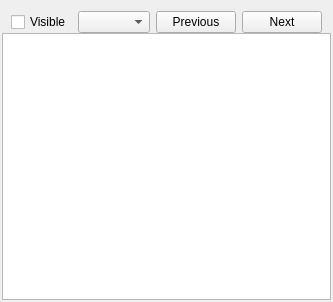
<?xml version="1.0" encoding="UTF-8"?>
<ui version="4.0">
 <class>Form</class>
 <widget class="QWidget" name="Form">
  <property name="geometry">
   <rect>
    <x>0</x>
    <y>0</y>
    <width>250</width>
    <height>302</height>
   </rect>
  </property>
  <property name="windowTitle">
   <string>Form</string>
  </property>
  <layout class="QVBoxLayout" name="verticalLayout">
   <property name="spacing">
    <number>0</number>
   </property>
   <property name="leftMargin">
    <number>2</number>
   </property>
   <property name="topMargin">
    <number>2</number>
   </property>
   <property name="rightMargin">
    <number>2</number>
   </property>
   <property name="bottomMargin">
    <number>2</number>
   </property>
   <item>
    <widget class="QWidget" name="widget" native="true">
     <layout class="QHBoxLayout" name="horizontalLayout">
      <property name="bottomMargin">
       <number>0</number>
      </property>
      <item>
       <widget class="QCheckBox" name="checkBox_visible">
        <property name="text">
         <string>Visible</string>
        </property>
       </widget>
      </item>
      <item>
       <widget class="QComboBox" name="comboBox_group_select"/>
      </item>
      <item>
       <widget class="QPushButton" name="button_prev_group">
        <property name="text">
         <string>Previous</string>
        </property>
       </widget>
      </item>
      <item>
       <widget class="QPushButton" name="button_next_group">
        <property name="text">
         <string>Next</string>
        </property>
       </widget>
      </item>
     </layout>
    </widget>
   </item>
   <item>
    <widget class="QListWidget" name="listWidget"/>
   </item>
  </layout>
 </widget>
 <resources/>
 <connections/>
</ui>
